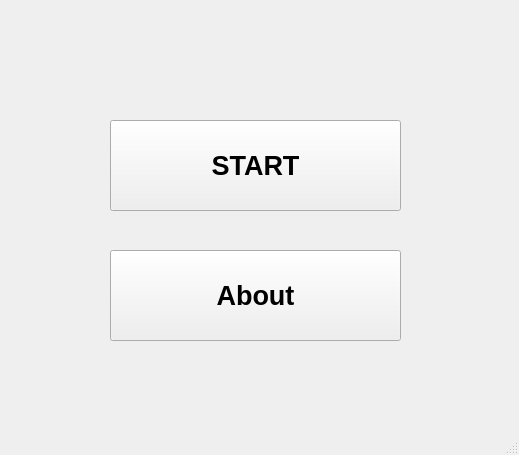
<?xml version="1.0" encoding="UTF-8"?>
<ui version="4.0">
 <class>MainWindow</class>
 <widget class="QMainWindow" name="MainWindow">
  <property name="geometry">
   <rect>
    <x>0</x>
    <y>0</y>
    <width>519</width>
    <height>455</height>
   </rect>
  </property>
  <property name="windowTitle">
   <string>Video Game Sales</string>
  </property>
  <widget class="QWidget" name="centralwidget">
   <widget class="QPushButton" name="pushButton">
    <property name="geometry">
     <rect>
      <x>110</x>
      <y>120</y>
      <width>291</width>
      <height>91</height>
     </rect>
    </property>
    <property name="font">
     <font>
      <pointsize>20</pointsize>
      <bold>true</bold>
     </font>
    </property>
    <property name="text">
     <string>START</string>
    </property>
   </widget>
   <widget class="QPushButton" name="pushButton_2">
    <property name="geometry">
     <rect>
      <x>110</x>
      <y>250</y>
      <width>291</width>
      <height>91</height>
     </rect>
    </property>
    <property name="font">
     <font>
      <pointsize>20</pointsize>
      <bold>true</bold>
     </font>
    </property>
    <property name="text">
     <string>About</string>
    </property>
   </widget>
  </widget>
  <widget class="QMenuBar" name="menubar">
   <property name="geometry">
    <rect>
     <x>0</x>
     <y>0</y>
     <width>519</width>
     <height>21</height>
    </rect>
   </property>
  </widget>
  <widget class="QStatusBar" name="statusbar"/>
 </widget>
 <resources/>
 <connections/>
</ui>
